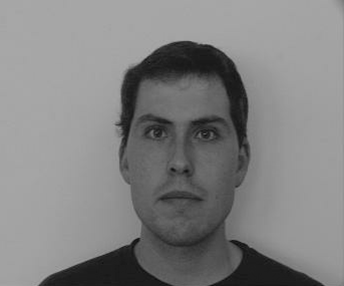
#> input picture images/LAB9/peter.png, 344 x 286 px
$ jupyter execute --allow-errors LAB9.ipynb
#> lines starting #> are read from the running program, lines starting #| are printed output that depends on the picture; after the words box and inside, x2 and y2 are one past the last pixel; in counts of white or black regions, pixels touching at a corner belong together
# Lê Văn Hiếu
# MSSV: 17103271
# Thực hành môn xử lý ảnh
# LAB 9

### IMPORT LIBRARIES

[cell 1]
import pandas
import cv2
import numpy as np
import matplotlib.pyplot as plt
from collections import deque

## II - HOLE FILLING AS DUAL TO SMALL REGION REMOVAL

### BACKGROUND FILLING FUNCTION

[cell 2]
def dfs(img,visited,x,y,direct):
    stack = []
    stack.append(x)
    stack.append(y)
    while len(stack)!=0:
        y=stack.pop()
        x=stack.pop()
        visited[x][y]=255
        for i in direct:
            xx = x + i[0]
            yy = y + i[1]
            if xx>=0 and xx<img.shape[0] and yy>=0 and yy<img.shape[1] and visited[xx][yy]==0 and img[xx][yy]==0:
                stack.append(xx)
                stack.append(yy)

### Imread Image into program

[cell 3]
img = cv2.imread('../images/LAB9/peter.png')
#> img is the input picture: shape (286, 344, 3); min 13, max 171, mean 129.8
img = cv2.cvtColor(img,cv2.COLOR_BGR2GRAY)
#> img: shape (286, 344)

[cell 4]
plt.imshow(img,cmap='gray')
plt.title('Original Image')

### Convert to Image Binary with thresh hold = 100

[cell 5]
ret,binary_img = cv2.threshold(img,100,255,cv2.THRESH_BINARY_INV)
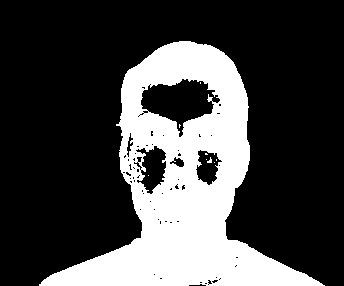
#> binary_img: shape (286, 344); 27.1% white; 9 white regions (8 under 20 px), largest, box (x1, y1, x2, y2) and area: (39, 41, 325, 286) 26638

[cell 6]
background_img = np.zeros((img.shape[0],img.shape[1]))

[cell 7]
direct = [[0,-1],[0,1],[-1,0],[1,0]]

[cell 8]
dfs(binary_img,background_img,0,0,direct)
#> after the loop in dfs, `while len(stack)!=0:`:
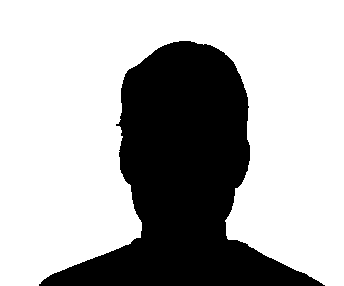
#> visited: shape (286, 344) float64; 68.7% white; 1 black region, box (x1, y1, x2, y2) and area: (39, 41, 325, 286) 30807

### Show Result of Hole Filling Object

[cell 9]
plt.subplot(221),
plt.imshow(img, cmap='gray'),
plt.title('Original Image')
plt.xticks([]), plt.yticks([])

plt.subplot(222),
plt.imshow(binary_img, cmap='gray'),
plt.title('threshing binary image')
plt.xticks([]), plt.yticks([])

plt.subplot(223),
plt.imshow((255-background_img), cmap='gray'),
plt.title('hole filling')
plt.xticks([]), plt.yticks([])

# plt.subplot(224),
# plt.imshow(Vertical, cmap='gray'),
# plt.title('Vertical')
# plt.xticks([]), plt.yticks([])
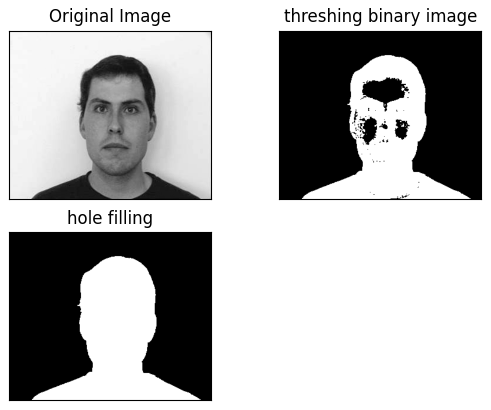
#> figure drawn by matplotlib, 3 panels

## III - REGION LABELING AND COUNTING

[cell 10]
img = cv2.imread('../images/LAB9/coin.png')
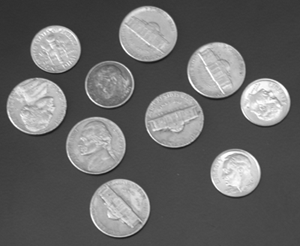
#> input picture images/LAB9/coin.png, 300 x 246 px
#> img is the input picture: shape (246, 300, 3); min 23, max 255, mean 103
img = cv2.cvtColor(img, cv2.COLOR_BGR2GRAY)
#> img: shape (246, 300)

[cell 11]
plt.imshow(img,cmap='gray')

[cell 12]
ret,binary_img = cv2.threshold(img,120,255,cv2.THRESH_BINARY_INV)
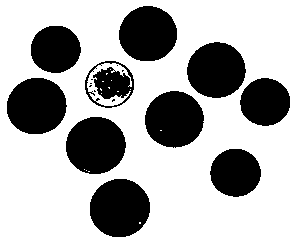
#> binary_img: shape (246, 300); 69.4% white; 17 black regions (7 under 20 px), largest, box (x1, y1, x2, y2) and area: (90, 179, 150, 237) 2757, (66, 117, 126, 174) 2686, (7, 78, 67, 134) 2656

[cell 13]
plt.imshow(255-binary_img,cmap='gray')
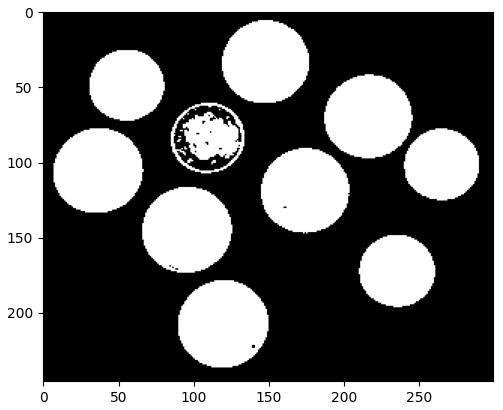
#> figure drawn by matplotlib, 1 panel

[cell 14]
img_region_label = np.zeros((img.shape[0],img.shape[1]))
dfs(255-binary_img,img_region_label,0,0,direct)
#> call 2 of dfs, with x = 0, y = 0
#> after the loop in dfs (call 2), `while len(stack)!=0:`:
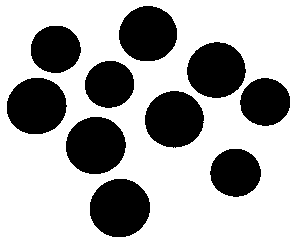
#> visited: shape (246, 300) float64; 68.5% white; 10 black regions, largest, box (x1, y1, x2, y2) and area: (90, 179, 150, 237) 2761, (66, 117, 126, 174) 2690, (7, 78, 67, 134) 2656

[cell 15]
plt.subplot(221),
plt.imshow(img, cmap='gray'),
plt.title('Original Image')
plt.xticks([]), plt.yticks([])

plt.subplot(222),
plt.imshow(255-binary_img, cmap='gray'),
plt.title('threshing binary image')
plt.xticks([]), plt.yticks([])

plt.subplot(223),
plt.imshow((255-img_region_label), cmap='gray'),
plt.title('region_labeling')
plt.xticks([]), plt.yticks([])
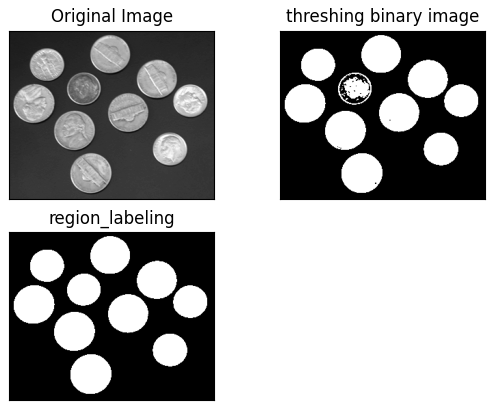
#> figure drawn by matplotlib, 3 panels
